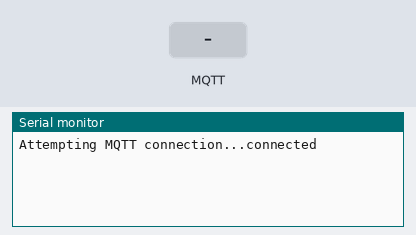
This program was run on a simulated ESP32. On the bench: the last lines printed to the serial monitor. The inputs (shaded band) are chosen by the test bench. No MQTT or app messages arrive unless stated; not simulated (calls return 0 or success): ESPWiFiConfig.h.

Above: at 2.7 s.
2.8 s: MQTT message "1" arrives on the first subscribed topic
At 3.9 s:
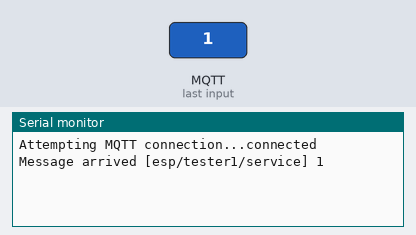
4.3 s: MQTT message "on" arrives on the first subscribed topic
At 5.0 s:
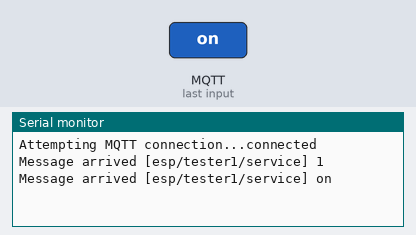
5.8 s: MQTT message "off" arrives on the first subscribed topic
At 6.2 s:
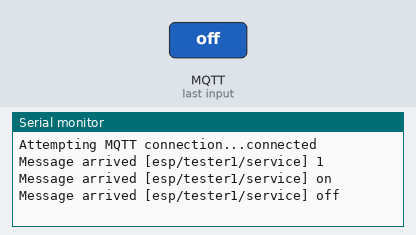

Measured:
- after the input at 2.8 s, the serial monitor: prints a new line at once (image 1)
- after the input at 4.3 s, the serial monitor: prints a new line at once (image 2)
- after the input at 5.8 s, the serial monitor: prints a new line at once (image 3)

The program:

main.cpp
```cpp
#include <WiFi.h>
#include <ESPWiFiConfig.h>
#include <PubSubClient.h>

IPAddress broker(10, 0, 0, 91);

WiFiClient espClient;
PubSubClient client(espClient);

void callback(char* topic, byte* payload, unsigned int length) {
  Serial.print("Message arrived [");
  Serial.print(topic);
  Serial.print("] ");
  for (int i=0;i<length;i++) {
    Serial.print((char)payload[i]);
  }
  Serial.println();
}

void reconnect() {
  // Loop until we're reconnected
  while (!client.connected()) {
    Serial.print("Attempting MQTT connection...");
    // Attempt to connect
    if (client.connect("arduinoClient")) {
      Serial.println("connected");
      // Once connected, publish an announcement...
      client.publish("esp/tester1/status","hello world");
      // ... and resubscribe
      client.subscribe("esp/tester1/service");
    } else {
      Serial.print("failed, rc=");
      Serial.print(client.state());
      Serial.println(" try again in 10 seconds");
      delay(10000);
    }
  }
}

void setup()
{
    Serial.begin(115200);
    wifi_setup();
    client.setServer(broker, 1883);
    client.setCallback(callback);
    // Allow the hardware to sort itself out
    delay(1500);
}

void loop()
{
  if (!client.connected()) {
    reconnect();
  }
  client.loop();
}
```
